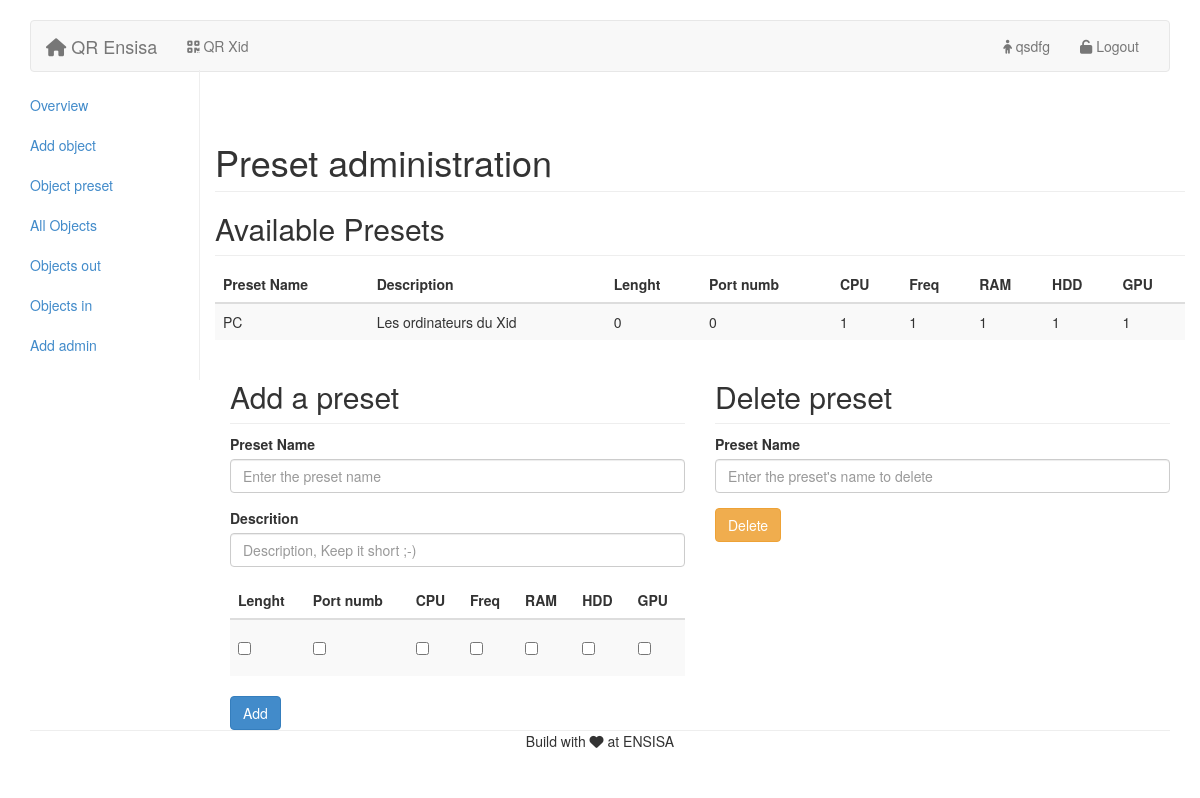
/admin.php?sec=preset (signed in), run on the app's committed database.
### tables this page shows
CREATE TABLE IF NOT EXISTS `preset` (
  `id` int(11) NOT NULL AUTO_INCREMENT,
  `name` varchar(256) NOT NULL,
  `description` mediumtext NOT NULL,
  `lenght` tinyint(1) NOT NULL,
  `number_port` tinyint(1) NOT NULL,
  `cpu` tinyint(1) NOT NULL,
  `frequence` tinyint(1) NOT NULL,
  `ram` tinyint(1) NOT NULL,
  `hard_drive` tinyint(1) NOT NULL,
  `gpu` tinyint(1) NOT NULL,
  PRIMARY KEY (`id`)
);

### includes/admin/preset.php (the view)
<h1 class="page-header">Preset administration</h1>
<?php include 'includes/mysql.php';
    $preset = $connect->query('SELECT * FROM preset'); ?>
<h2 class="sub-header">Available Presets</h2>
<div class="table-responsive">
    <table class="table table-striped">
        <thead>
            <tr>
                <th>Preset Name</th>
                <th>Description</th>
                <th>Lenght</th>
                <th>Port numb</th>
                <th>CPU</th>
                <th>Freq</th>
                <th>RAM</th>
                <th>HDD</th>
                <th>GPU</th>
            </tr>
        </thead>
        <tbody>
        <?php while ($fetched = $preset->fetch()){?>
            <tr>
                <td><?php echo $fetched['name']; ?></td>
                <td><?php echo $fetched['description']; ?></td>
                <td><?php echo $fetched['lenght']; ?></td>
                <td><?php echo $fetched['number_port']; ?></td>
                <td><?php echo $fetched['cpu']; ?></td>
                <td><?php echo $fetched['frequence']; ?></td>
                <td><?php echo $fetched['ram']; ?></td>
                <td><?php echo $fetched['hard_drive']; ?></td>
                <td><?php echo $fetched['gpu']; ?></td>
            </tr>
        <?php }
        $preset->closeCursor();?>
        </tbody>
    </table>
</div>
<div class="col-md-6">
    <h2 class="sub-header">Add a preset</h2>
    <form role="form" method="post" action="includes/admin/act_add_preset.php">
        <div class="form-group">
            <label for="presetName">Preset Name</label>
            <input type="text" class="form-control" name="name" placeholder="Enter the preset name">
        </div>
        <div class="form-group">
            <label for="description">Descrition</label>
            <input type="text" class="form-control" name="description" placeholder="Description, Keep it short ;-)">
        </div>
         <table class="table table-striped">
            <thead>
                <tr>
                    <th>Lenght</th>
                    <th>Port numb</th>
                    <th>CPU</th>
                    <th>Freq</th>
                    <th>RAM</th>
                    <th>HDD</th>
                    <th>GPU</th>
                </tr>
            </thead>
            <tbody>
                <tr>
                    <td>
                        <div class="checkbox">
                            <label>
                                <input type="checkbox" name="lenght">
                            </label>
                        </div>
                    </td>
                    <td>
                        <div class="checkbox">
                            <label>
                                <input type="checkbox" name="number_port">
                            </label>
                        </div>
                    </td>
                    <td>
                        <div class="checkbox">
                            <label>
                                <input type="checkbox" name="cpu">
                            </label>
                        </div>
                    </td>
                    <td>
                        <div class="checkbox">
                            <label>
                                <input type="checkbox" name="frequence">
                            </label>
                        </div>
                    </td>
                    <td>
                        <div class="checkbox">
                            <label>
                                <input type="checkbox" name="ram">
                            </label>
                        </div>
                    </td>
                    <td>
                        <div class="checkbox">
                            <label>
                                <input type="checkbox" name="hard_drive">
                            </label>
                        </div>
                    </td>
                    <td>
                        <div class="checkbox">
                            <label>
                                <input type="checkbox" name="gpu">
                            </label>
                        </div>
                    </td>
                </tr>
            </tbody>
        </table>
    <button type="submit" class="btn btn-primary">Add</button>
    </form>
</div>
<div class="col-md-6">
<h2 class="sub-header">Delete preset</h2>
    <form role="form" method="post" action="includes/admin/act_del_preset.php">
        <div class="form-group">
            <label for="presetId">Preset Name</label>
            <input type="text" class="form-control" name="name" placeholder="Enter the preset's name to delete">
        </div>
        <button type="submit" class="btn btn-warning">Delete</button>
    </form>
</div>

### css/projet.css (style rules this page uses)
form { max-width: 500px; min-width: 50px; }
body { padding-top: 20px; padding-bottom: 20px; }

### css/admin_panel.css (style rules this page uses)
.sub-header { padding-bottom: 10px; border-bottom: 1px solid #eee; }

### data on the page
preset: name "PC", description "Les ordinateurs du Xid", lenght "0", number_port "0", cpu "1", frequence "1", ram "1", hard_drive "1", gpu "1"

### other printed values
$_SESSION['pseudo'] "qsdfg"
